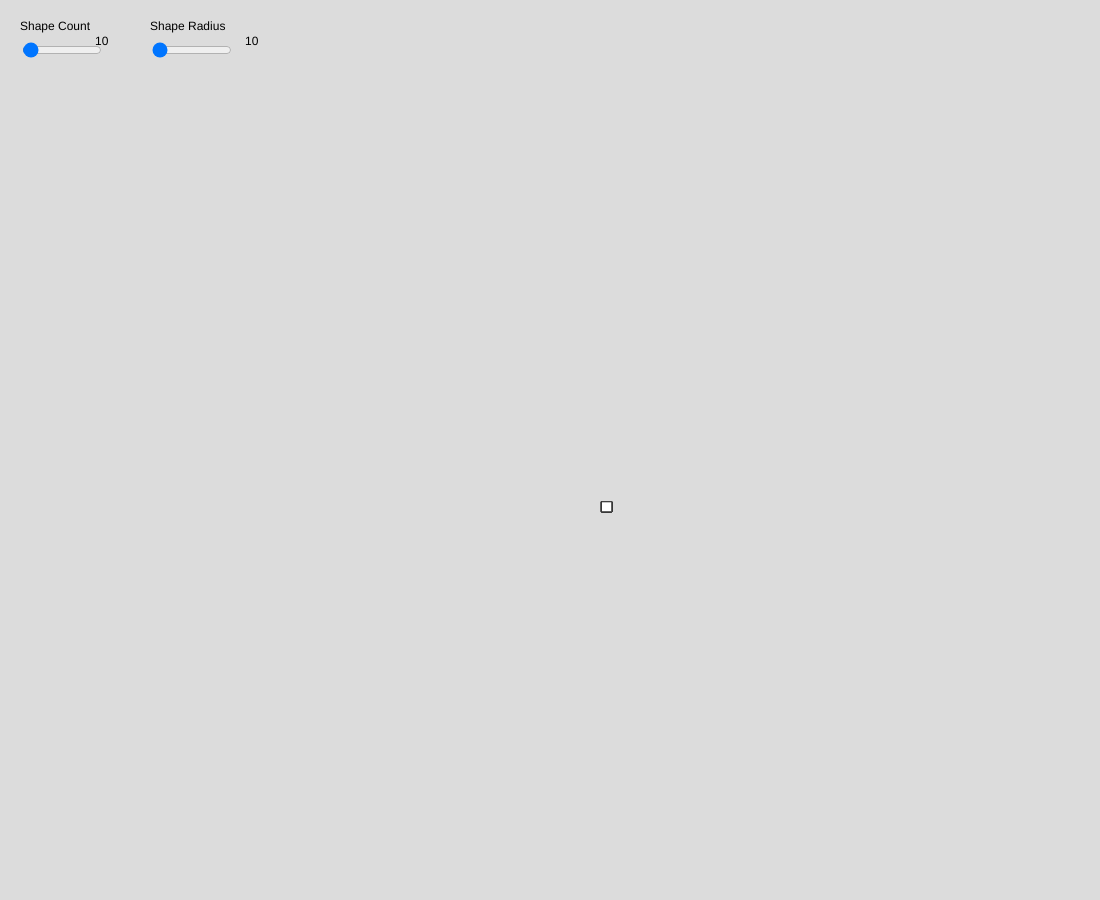
Frame 1 (no input)
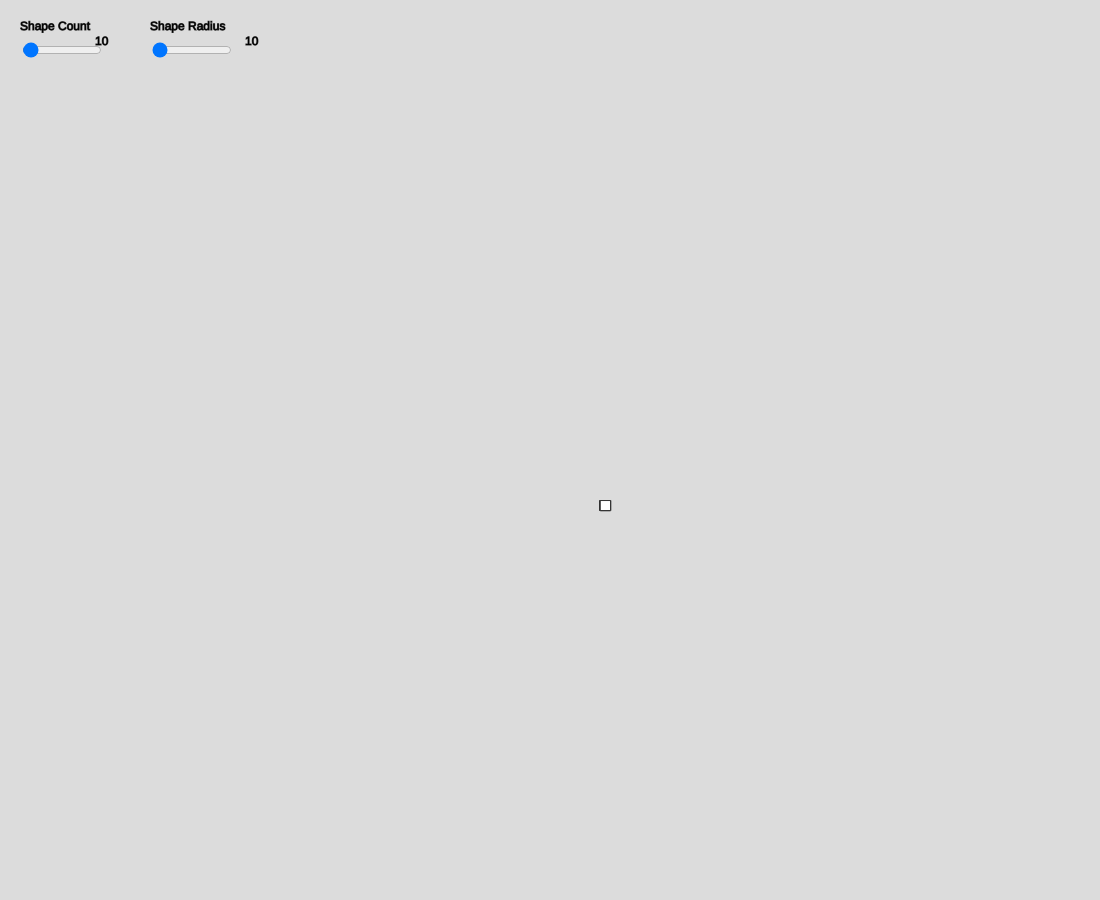
Frame 60 (no input)
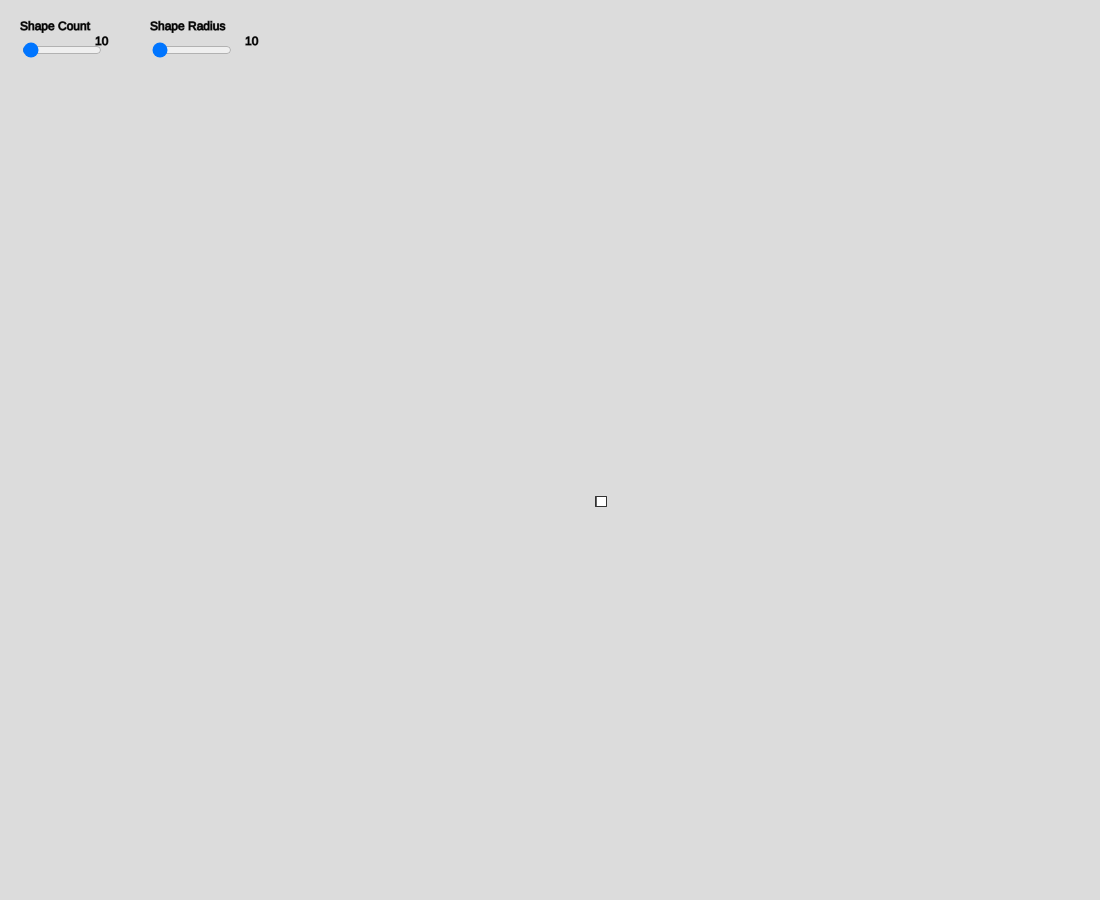
Frame 120 (the mouse pressed at the canvas centre since frame 60)

The p5.js sketch that drew these frames (run headless with seeded random() and noise() and a simulated clock; from frame 60 on, the mouse is pressed at the canvas centre):

// p5.js sketch
// ── sketch.js
let sliderCount;
let sliderCountX, sliderCountY, sliderCountWidth;
let sliderRadius, sliderPadding;
let r1, r2, r3, r4, rX, rY;

function setup() {
  createCanvas(windowWidth-100, windowHeight-100);


  sliderCount = createSlider(1,500,10);
  sliderCountX = 20;
  sliderCountY = 40;
  sliderCountWidth = 80;
  sliderPadding = 50;
  sliderCount.position(sliderCountX, sliderCountY);
  sliderCount.style('width', `${sliderCountWidth}px`);

  sliderRadius = createSlider(10, 1000, 10);
  sliderRadius.position(sliderCountX+sliderCountWidth+sliderPadding, sliderCountY);
  sliderRadius.style('width', `${sliderCountWidth}px`);


}

function draw() {
  background(220);

  const sliderCountValue = sliderCount.value();
  text(sliderCountValue, sliderCountWidth+15, sliderCountY+5);
  text("Shape Count", sliderCountX, sliderCountY-10);

  const sliderRadiusValue = sliderRadius.value();
  text(sliderRadiusValue, sliderCountX+sliderCountWidth+sliderPadding+sliderCountWidth+15, sliderCountY+5);
  text("Shape Radius", sliderCountX+sliderCountWidth+sliderPadding, sliderCountY-10);

  r1 = random(sliderRadiusValue-5);
  r2 = random(sliderRadiusValue-5);
  r3 = random(-1,1);
  r4 = random(-1,1);
  rX = r1*r3;
  rY = r2*r4;

  for (let i = 0; i<sliderCountValue; i++) {
    console.log(i);
    stroke(50)
    let shapeRadius = sliderRadiusValue

    square(windowWidth/2+rX, windowHeight/2+rX, shapeRadius);
  }


}

// ── generate.html
<!DOCTYPE html>
<html lang="en" dir="ltr">
  <head>
    <meta charset="utf-8">
    <title></title>
    <script src="https://cdn.jsdelivr.net/npm/p5@1.4.0/lib/p5.js"></script>
    <script src="sketch.js"></script>
  </head>
  <body>

  </body>
</html>
